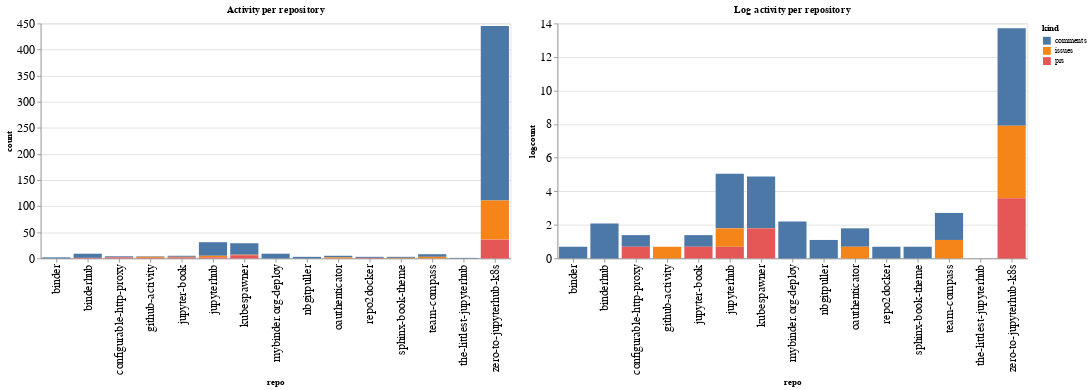

Here is the notebook cell this chart was saved with:
### Code cell
ch1 = alt.Chart(repo_summaries, width=600, title="Activity per repository").mark_bar().encode(
    x='repo',
    y='count',
    color='kind',
    tooltip="kind"
)

ch2 = alt.Chart(repo_summaries, width=600, title="Log activity per repository").mark_bar().encode(
    x='repo',
    y='logcount',
    color='kind',
    tooltip="kind"
)

ch1 | ch2

### Figure 1 — Vega-Lite specification as saved in the notebook (floating-point values rounded to 4 significant figures)
{"config": {"axisLeft": {"labelFontSize": 15}, "axisBottom": {"labelFontSize": 15}}, "hconcat": [{"mark": "bar", "encoding": {"color": {"type": "nominal", "field": "kind"}, "tooltip": {"type": "nominal", "field": "kind"}, "x": {"type": "nominal", "field": "repo"}, "y": {"type": "quantitative", "field": "count"}}, "title": "Activity per repository", "width": 600}, {"mark": "bar", "encoding": {"color": {"type": "nominal", "field": "kind"}, "tooltip": {"type": "nominal", "field": "kind"}, "x": {"type": "nominal", "field": "repo"}, "y": {"type": "quantitative", "field": "logcount"}}, "title": "Log activity per repository", "width": 600}], "data": {"name": "data-c57c53d193e844778c96d88adf3a2478"}, "$schema": "https://vega.github.io/schema/vega-lite/v4.8.1.json", "datasets": {"data-c57c53d193e844778c96d88adf3a2478": [{"repo": "binder", "kind": "comments", "count": 2, "logcount": 0.6931}, {"repo": "binderhub", "kind": "comments", "count": 8, "logcount": 2.079}, {"repo": "binderhub", "kind": "prs", "count": 1, "logcount": 0.0}, {"repo": "configurable-http-proxy", "kind": "comments", "count": 2, "logcount": 0.6931}, {"repo": "configurable-http-proxy", "kind": "prs", "count": 2, "logcount": 0.6931}, {"repo": "github-activity", "kind": "comments", "count": 1, "logcount": 0.0}, {"repo": "github-activity", "kind": "issues", "count": 2, "logcount": 0.6931}, {"repo": "github-activity", "kind": "prs", "count": 1, "logcount": 0.0}, {"repo": "jupyter-book", "kind": "comments", "count": 2, "logcount": 0.6931}, {"repo": "jupyter-book", "kind": "issues", "count": 1, "logcount": 0.0}, {"repo": "jupyter-book", "kind": "prs", "count": 2, "logcount": 0.6931}, {"repo": "jupyterhub", "kind": "comments", "count": 26, "logcount": 3.258}, {"repo": "jupyterhub", "kind": "issues", "count": 3, "logcount": 1.099}, {"repo": "jupyterhub", "kind": "prs", "count": 2, "logcount": 0.6931}, {"repo": "kubespawner", "kind": "comments", "count": 22, "logcount": 3.091}, {"repo": "kubespawner", "kind": "issues", "count": 1, "logcount": 0.0}, {"repo": "kubespawner", "kind": "prs", "count": 6, "logcount": 1.792}, {"repo": "mybinder.org-deploy", "kind": "comments", "count": 9, "logcount": 2.197}, {"repo": "nbgitpuller", "kind": "comments", "count": 3, "logcount": 1.099}, {"repo": "oauthenticator", "kind": "comments", "count": 3, "logcount": 1.099}, {"repo": "oauthenticator", "kind": "issues", "count": 2, "logcount": 0.6931}, {"repo": "repo2docker", "kind": "comments", "count": 2, "logcount": 0.6931}, {"repo": "repo2docker", "kind": "prs", "count": 1, "logcount": 0.0}, {"repo": "sphinx-book-theme", "kind": "comments", "count": 2, "logcount": 0.6931}, {"repo": "sphinx-book-theme", "kind": "issues", "count": 1, "logcount": 0.0}, {"repo": "team-compass", "kind": "comments", "count": 5, "logcount": 1.609}, {"repo": "team-compass", "kind": "issues", "count": 3, "logcount": 1.099}, {"repo": "the-littlest-jupyterhub", "kind": "comments", "count": 1, "logcount": 0.0}, {"repo": "zero-to-jupyterhub-k8s", "kind": "comments", "count": 334, "logcount": 5.811}, {"repo": "zero-to-jupyterhub-k8s", "kind": "issues", "count": 75, "logcount": 4.317}, {"repo": "zero-to-jupyterhub-k8s", "kind": "prs", "count": 36, "logcount": 3.584}]}}
